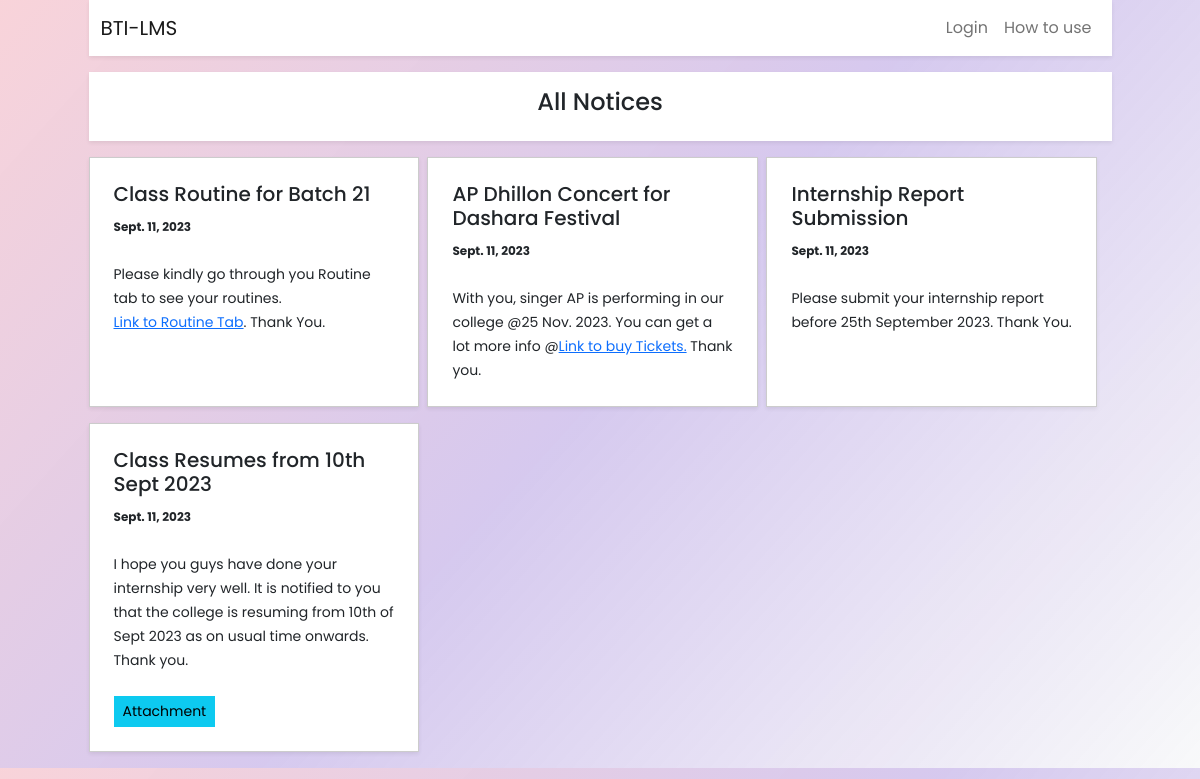
Screenshot of /notice/allnotice/ with the database file from the repository.
### notice/models.py (models this page shows, shortened)
class NoticeBoard(models.Model):
    user = models.ForeignKey(User, on_delete=models.CASCADE)
    date = models.DateField(auto_now=True)
    subject =models.CharField(max_length=300)
    content = models.TextField()
    file = models.FileField(upload_to='notices', null=True, blank=True)

### notice/views.py (the view)
# urls.py: path('allnotice/',allnotice_view, name='allnotice')
def allnotice_view(request):
    notices = NoticeBoard.objects.all().order_by('-id')
    today = date.today()
    return render(request,'notice/notice.html',{'notices':notices, 'today':today})

### templates/notice/notice.html (shortened to what this page needs)
{%extends 'base.html'%}
{% load static %}
{%block body%}
<div class="my-3 py-3 bg-white text-center shadow-sm fw-light">
    <h4>All Notices</h4>
</div>
<div class="d-flex noticeboard  justify-content-start">
    {% for i in notices%}
    <div class="item shadow-sm p-4 me-2  mb-3 bg-white position-relative">
        <h5 class="">{{i.subject}}
        </h5>
        <small class="font-small">{{i.date}}</small><br> <br>
        <small>{{i.content|safe}}</small>
        {%if i.file %}
        <br> <br>
        <a href="{{i.file.url}}" target="_blank" class="btn btn-info btn-sm">Attachment</a>
        {%endif%}
    </div>
{%endfor%}
</div>
{%endblock%}

### static/css/style.css (style rules this page uses)
* { font-family: 'Poppins', sans-serif; }
body { -ms-overflow-style: none; scrollbar-width: none; overflow-y: scroll; }
.font-small { font-size: 11px; font-weight: bold; }
.btn { border-radius: 0% !important; }
.anish-mode { background: linear-gradient(132deg, #fc415a34, #591bc537, #07070700); animation: Gradient 15s ease infinite; position: relative; height: 400%; width: 100%; padding:0; margin:0px; }

### templates/notice/notice.html (style rules this page uses)
.font-small { font-size: 12px; font-weight: bold; }
.noticeboard { flex-wrap: wrap; }
.item { width: calc(33.33% - 10px); margin-bottom: 20px; padding: 20px; border: 1px solid #ccc; box-sizing: border-box; position: relative; }

### rows the page displays
NoticeBoard: subject "Class Routine for Batch 21", date "Sept. 11, 2023", content "Please kindly go through you Routine tab to see your routines. Link to Routine Tab . Thank You."
NoticeBoard: subject "AP Dhillon Concert for Dashara Festival", date "Sept. 11, 2023", content "With you, singer AP is performing in our college @25 Nov. 2023. You can get a lot more info @ Link to buy Tickets. Thank you."
NoticeBoard: subject "Internship Report Submission", date "Sept. 11, 2023", content "Please submit your internship report before 25th September 2023. Thank You."
NoticeBoard: subject "Class Resumes from 10th Sept 2023", date "Sept. 11, 2023", content "I hope you guys have done your internship very well. It is notified to you that the college is resuming from 10th of Sept 2023 as on usual time onwards. Thank you."
